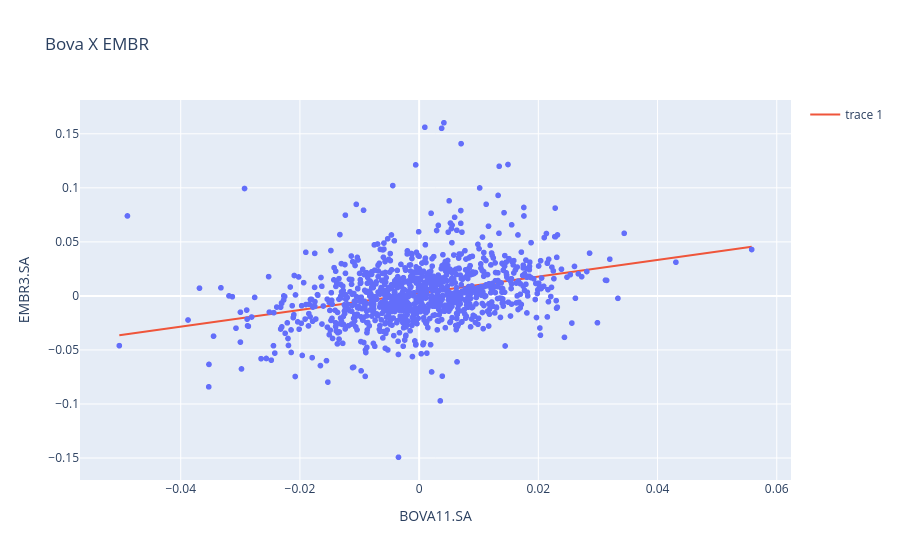

This figure's notebook cell:
### Code cell
fig = px.scatter(dataset_taxa_retorno, x='BOVA11.SA', y='EMBR3.SA', title='Bova X EMBR')
fig.add_scatter(x = dataset_taxa_retorno['BOVA11.SA'], y= beta * dataset_taxa_retorno['BOVA11.SA'] + alpha)
fig.show()

### Figure 1 — Plotly figure (JSON) as saved in the notebook; plotly's stock layout.template omitted (floating-point values rounded to 4 significant figures; data arrays with more than 128 entries replaced by an {"elided": "..."} marker saying what was removed)
{"data": [{"hovertemplate": "BOVA11.SA=%{x}<br>EMBR3.SA=%{y}<extra></extra>", "legendgroup": "", "marker": {"color": "#636efa", "symbol": "circle"}, "mode": "markers", "name": "", "showlegend": false, "type": "scattergl", "x": {"elided": "1037 float values"}, "xaxis": "x", "y": {"elided": "1037 float values"}, "yaxis": "y"}, {"type": "scatter", "x": {"elided": "1037 float values"}, "y": {"elided": "1037 float values"}}], "layout": {"legend": {"tracegroupgap": 0}, "title": {"text": "Bova X EMBR"}, "xaxis": {"anchor": "y", "domain": [0, 1], "title": {"text": "BOVA11.SA"}}, "yaxis": {"anchor": "x", "domain": [0, 1], "title": {"text": "EMBR3.SA"}}}}
